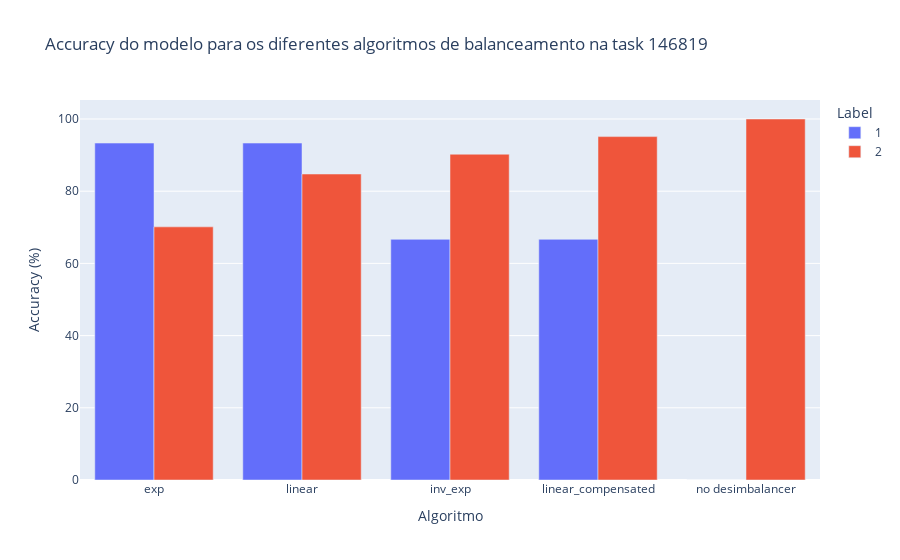

Source (notebook cell):
### Code cell
fig = px.bar(plot_df, x='alg', y='result', color='label', barmode='group',
             title='Accuracy do modelo para os diferentes algoritmos de balanceamento na task 146819',
             labels={
                 'alg': 'Algoritmo',
                 'result': 'Accuracy (%)',
                 'label': 'Label',
             },
)

fig.show()

### Figure 1 — Plotly figure (JSON) as saved in the notebook; plotly's stock layout.template omitted (floating-point values rounded to 4 significant figures)
{"data": [{"alignmentgroup": "True", "hovertemplate": "Label=1<br>Algoritmo=%{x}<br>Accuracy (%)=%{y}<extra></extra>", "legendgroup": "1", "marker": {"color": "#636efa", "pattern": {"shape": ""}}, "name": "1", "offsetgroup": "1", "orientation": "v", "showlegend": true, "textposition": "auto", "type": "bar", "x": ["exp", "linear", "inv_exp", "linear_compensated", "no desimbalancer"], "xaxis": "x", "y": [93.33, 93.33, 66.67, 66.67, 0], "yaxis": "y"}, {"alignmentgroup": "True", "hovertemplate": "Label=2<br>Algoritmo=%{x}<br>Accuracy (%)=%{y}<extra></extra>", "legendgroup": "2", "marker": {"color": "#EF553B", "pattern": {"shape": ""}}, "name": "2", "offsetgroup": "2", "orientation": "v", "showlegend": true, "textposition": "auto", "type": "bar", "x": ["exp", "linear", "inv_exp", "linear_compensated", "no desimbalancer"], "xaxis": "x", "y": [70.12, 84.76, 90.24, 95.12, 100], "yaxis": "y"}], "layout": {"barmode": "group", "legend": {"title": {"text": "Label"}, "tracegroupgap": 0}, "title": {"text": "Accuracy do modelo para os diferentes algoritmos de balanceamento na task 146819"}, "xaxis": {"anchor": "y", "domain": [0, 1], "title": {"text": "Algoritmo"}}, "yaxis": {"anchor": "x", "domain": [0, 1], "title": {"text": "Accuracy (%)"}}}}
